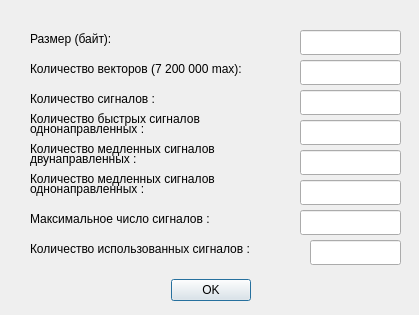
<?xml version="1.0" encoding="UTF-8"?>
<ui version="4.0">
 <class>Dialog</class>
 <widget class="QDialog" name="Dialog">
  <property name="geometry">
   <rect>
    <x>0</x>
    <y>0</y>
    <width>419</width>
    <height>315</height>
   </rect>
  </property>
  <property name="windowTitle">
   <string>Dialog</string>
  </property>
  <widget class="QDialogButtonBox" name="buttonBox">
   <property name="geometry">
    <rect>
     <x>160</x>
     <y>270</y>
     <width>91</width>
     <height>41</height>
    </rect>
   </property>
   <property name="orientation">
    <enum>Qt::Horizontal</enum>
   </property>
   <property name="standardButtons">
    <set>QDialogButtonBox::Ok</set>
   </property>
  </widget>
  <widget class="QLabel" name="label">
   <property name="geometry">
    <rect>
     <x>30</x>
     <y>30</y>
     <width>121</width>
     <height>17</height>
    </rect>
   </property>
   <property name="text">
    <string>Размер (байт): </string>
   </property>
  </widget>
  <widget class="QLineEdit" name="lineEdit">
   <property name="geometry">
    <rect>
     <x>300</x>
     <y>30</y>
     <width>101</width>
     <height>25</height>
    </rect>
   </property>
   <property name="alignment">
    <set>Qt::AlignRight|Qt::AlignTrailing|Qt::AlignVCenter</set>
   </property>
   <property name="readOnly">
    <bool>true</bool>
   </property>
  </widget>
  <widget class="QLineEdit" name="lineEdit_2">
   <property name="geometry">
    <rect>
     <x>300</x>
     <y>60</y>
     <width>101</width>
     <height>25</height>
    </rect>
   </property>
   <property name="alignment">
    <set>Qt::AlignRight|Qt::AlignTrailing|Qt::AlignVCenter</set>
   </property>
   <property name="readOnly">
    <bool>true</bool>
   </property>
  </widget>
  <widget class="QLineEdit" name="lineEdit_3">
   <property name="geometry">
    <rect>
     <x>300</x>
     <y>90</y>
     <width>101</width>
     <height>25</height>
    </rect>
   </property>
   <property name="alignment">
    <set>Qt::AlignRight|Qt::AlignTrailing|Qt::AlignVCenter</set>
   </property>
   <property name="readOnly">
    <bool>true</bool>
   </property>
  </widget>
  <widget class="QLineEdit" name="lineEdit_4">
   <property name="geometry">
    <rect>
     <x>300</x>
     <y>120</y>
     <width>101</width>
     <height>25</height>
    </rect>
   </property>
   <property name="alignment">
    <set>Qt::AlignRight|Qt::AlignTrailing|Qt::AlignVCenter</set>
   </property>
   <property name="readOnly">
    <bool>true</bool>
   </property>
  </widget>
  <widget class="QLineEdit" name="lineEdit_5">
   <property name="geometry">
    <rect>
     <x>300</x>
     <y>150</y>
     <width>101</width>
     <height>25</height>
    </rect>
   </property>
   <property name="alignment">
    <set>Qt::AlignRight|Qt::AlignTrailing|Qt::AlignVCenter</set>
   </property>
   <property name="readOnly">
    <bool>true</bool>
   </property>
  </widget>
  <widget class="QLineEdit" name="lineEdit_6">
   <property name="geometry">
    <rect>
     <x>300</x>
     <y>210</y>
     <width>101</width>
     <height>25</height>
    </rect>
   </property>
   <property name="alignment">
    <set>Qt::AlignRight|Qt::AlignTrailing|Qt::AlignVCenter</set>
   </property>
   <property name="readOnly">
    <bool>true</bool>
   </property>
  </widget>
  <widget class="QLineEdit" name="lineEdit_7">
   <property name="geometry">
    <rect>
     <x>310</x>
     <y>240</y>
     <width>91</width>
     <height>25</height>
    </rect>
   </property>
   <property name="alignment">
    <set>Qt::AlignRight|Qt::AlignTrailing|Qt::AlignVCenter</set>
   </property>
   <property name="readOnly">
    <bool>true</bool>
   </property>
  </widget>
  <widget class="QLabel" name="label_2">
   <property name="geometry">
    <rect>
     <x>30</x>
     <y>60</y>
     <width>271</width>
     <height>17</height>
    </rect>
   </property>
   <property name="text">
    <string>Количество векторов (7 200 000 max): </string>
   </property>
   <property name="alignment">
    <set>Qt::AlignLeading|Qt::AlignLeft|Qt::AlignVCenter</set>
   </property>
  </widget>
  <widget class="QLabel" name="label_3">
   <property name="geometry">
    <rect>
     <x>30</x>
     <y>90</y>
     <width>181</width>
     <height>17</height>
    </rect>
   </property>
   <property name="text">
    <string>Количество сигналов : </string>
   </property>
  </widget>
  <widget class="QLabel" name="label_4">
   <property name="geometry">
    <rect>
     <x>30</x>
     <y>110</y>
     <width>251</width>
     <height>17</height>
    </rect>
   </property>
   <property name="text">
    <string>Количество быcтрых сигналов </string>
   </property>
  </widget>
  <widget class="QLabel" name="label_5">
   <property name="geometry">
    <rect>
     <x>30</x>
     <y>120</y>
     <width>151</width>
     <height>17</height>
    </rect>
   </property>
   <property name="text">
    <string>однонаправленных :</string>
   </property>
  </widget>
  <widget class="QLabel" name="label_6">
   <property name="geometry">
    <rect>
     <x>30</x>
     <y>140</y>
     <width>301</width>
     <height>17</height>
    </rect>
   </property>
   <property name="text">
    <string>Количество медленных сигналов</string>
   </property>
  </widget>
  <widget class="QLabel" name="label_7">
   <property name="geometry">
    <rect>
     <x>30</x>
     <y>150</y>
     <width>141</width>
     <height>17</height>
    </rect>
   </property>
   <property name="text">
    <string>двунаправленных : </string>
   </property>
  </widget>
  <widget class="QLabel" name="label_8">
   <property name="geometry">
    <rect>
     <x>30</x>
     <y>210</y>
     <width>251</width>
     <height>17</height>
    </rect>
   </property>
   <property name="text">
    <string>Максимальное число сигналов : </string>
   </property>
  </widget>
  <widget class="QLabel" name="label_9">
   <property name="geometry">
    <rect>
     <x>30</x>
     <y>240</y>
     <width>311</width>
     <height>17</height>
    </rect>
   </property>
   <property name="text">
    <string>Количество использованных сигналов :</string>
   </property>
  </widget>
  <widget class="QLabel" name="label_10">
   <property name="geometry">
    <rect>
     <x>30</x>
     <y>170</y>
     <width>301</width>
     <height>17</height>
    </rect>
   </property>
   <property name="text">
    <string>Количество медленных сигналов</string>
   </property>
  </widget>
  <widget class="QLabel" name="label_11">
   <property name="geometry">
    <rect>
     <x>30</x>
     <y>180</y>
     <width>141</width>
     <height>17</height>
    </rect>
   </property>
   <property name="text">
    <string>однонаправленных : </string>
   </property>
  </widget>
  <widget class="QLineEdit" name="lineEdit_8">
   <property name="geometry">
    <rect>
     <x>300</x>
     <y>180</y>
     <width>101</width>
     <height>25</height>
    </rect>
   </property>
   <property name="alignment">
    <set>Qt::AlignRight|Qt::AlignTrailing|Qt::AlignVCenter</set>
   </property>
   <property name="readOnly">
    <bool>true</bool>
   </property>
  </widget>
 </widget>
 <resources/>
 <connections>
  <connection>
   <sender>buttonBox</sender>
   <signal>accepted()</signal>
   <receiver>Dialog</receiver>
   <slot>accept()</slot>
   <hints>
    <hint type="sourcelabel">
     <x>248</x>
     <y>254</y>
    </hint>
    <hint type="destinationlabel">
     <x>157</x>
     <y>274</y>
    </hint>
   </hints>
  </connection>
  <connection>
   <sender>buttonBox</sender>
   <signal>rejected()</signal>
   <receiver>Dialog</receiver>
   <slot>reject()</slot>
   <hints>
    <hint type="sourcelabel">
     <x>316</x>
     <y>260</y>
    </hint>
    <hint type="destinationlabel">
     <x>286</x>
     <y>274</y>
    </hint>
   </hints>
  </connection>
 </connections>
</ui>
